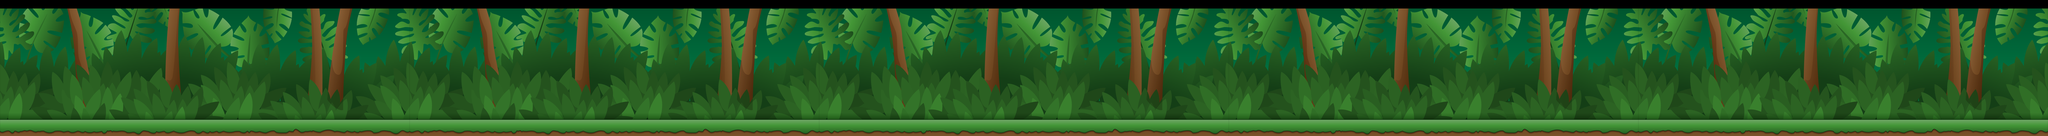

This is a level from a 2D game, rendered from its Tiled map with the project's own tilesets. A one-line summary and the map file follow, with tile-layer data summarised:
An orthogonal 5x1 tile map with 960x320 px tiles, 1 tile layer (Tile Layer 1).

<map version="1.0" orientation="orthogonal" width="5" height="1" tilewidth="960" tileheight="320">
 <tileset firstgid="1" name="background_new" tilewidth="960" tileheight="320">
  <image source="background_new.png" width="960" height="320" />
 </tileset>
 <layer name="Tile Layer 1" width="5" height="1">
  <data>[5 cells, 5 non-empty, 1 distinct tile ids]</data>
 </layer>
</map>